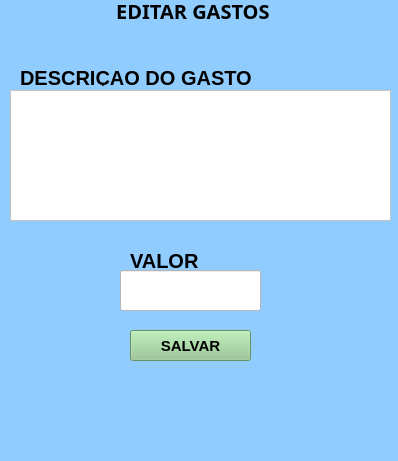
<?xml version="1.0" encoding="UTF-8"?>
<ui version="4.0">
 <class>MainWindow</class>
 <widget class="QMainWindow" name="MainWindow">
  <property name="geometry">
   <rect>
    <x>0</x>
    <y>0</y>
    <width>398</width>
    <height>461</height>
   </rect>
  </property>
  <property name="windowTitle">
   <string>MainWindow</string>
  </property>
  <property name="styleSheet">
   <string notr="true">background-color: rgb(145, 204, 255);</string>
  </property>
  <widget class="QWidget" name="centralwidget">
   <widget class="QLabel" name="label_5">
    <property name="geometry">
     <rect>
      <x>80</x>
      <y>0</y>
      <width>231</width>
      <height>21</height>
     </rect>
    </property>
    <property name="font">
     <font>
      <family>MV Boli</family>
      <pointsize>15</pointsize>
      <weight>75</weight>
      <italic>false</italic>
      <bold>true</bold>
     </font>
    </property>
    <property name="text">
     <string>EDITAR GASTOS </string>
    </property>
    <property name="alignment">
     <set>Qt::AlignCenter</set>
    </property>
   </widget>
   <widget class="QLabel" name="label_3">
    <property name="geometry">
     <rect>
      <x>130</x>
      <y>250</y>
      <width>91</width>
      <height>21</height>
     </rect>
    </property>
    <property name="font">
     <font>
      <family>Arial</family>
      <pointsize>15</pointsize>
      <weight>75</weight>
      <bold>true</bold>
     </font>
    </property>
    <property name="text">
     <string>VALOR</string>
    </property>
   </widget>
   <widget class="QPushButton" name="btnSalvarEdit">
    <property name="geometry">
     <rect>
      <x>130</x>
      <y>330</y>
      <width>121</width>
      <height>31</height>
     </rect>
    </property>
    <property name="font">
     <font>
      <family>Arial</family>
      <pointsize>11</pointsize>
      <weight>75</weight>
      <bold>true</bold>
     </font>
    </property>
    <property name="styleSheet">
     <string notr="true">background-color: rgb(145, 200, 142);</string>
    </property>
    <property name="text">
     <string>SALVAR</string>
    </property>
   </widget>
   <widget class="QLabel" name="label_2">
    <property name="geometry">
     <rect>
      <x>20</x>
      <y>70</y>
      <width>231</width>
      <height>16</height>
     </rect>
    </property>
    <property name="font">
     <font>
      <family>Arial</family>
      <pointsize>15</pointsize>
      <weight>75</weight>
      <bold>true</bold>
     </font>
    </property>
    <property name="text">
     <string>DESCRIÇÃO DO GASTO</string>
    </property>
   </widget>
   <widget class="QLineEdit" name="txtEditQuantia">
    <property name="geometry">
     <rect>
      <x>120</x>
      <y>270</y>
      <width>141</width>
      <height>41</height>
     </rect>
    </property>
    <property name="font">
     <font>
      <family>Arial</family>
      <pointsize>15</pointsize>
     </font>
    </property>
    <property name="styleSheet">
     <string notr="true">background-color: rgb(255, 255, 255);</string>
    </property>
   </widget>
   <widget class="QTextEdit" name="txtEditDesc">
    <property name="geometry">
     <rect>
      <x>10</x>
      <y>90</y>
      <width>381</width>
      <height>131</height>
     </rect>
    </property>
    <property name="font">
     <font>
      <family>Arial</family>
      <pointsize>14</pointsize>
     </font>
    </property>
    <property name="styleSheet">
     <string notr="true">background-color: rgb(255, 255, 255);</string>
    </property>
   </widget>
  </widget>
  <widget class="QMenuBar" name="menubar">
   <property name="geometry">
    <rect>
     <x>0</x>
     <y>0</y>
     <width>398</width>
     <height>21</height>
    </rect>
   </property>
  </widget>
  <widget class="QStatusBar" name="statusbar"/>
 </widget>
 <resources/>
 <connections/>
</ui>
